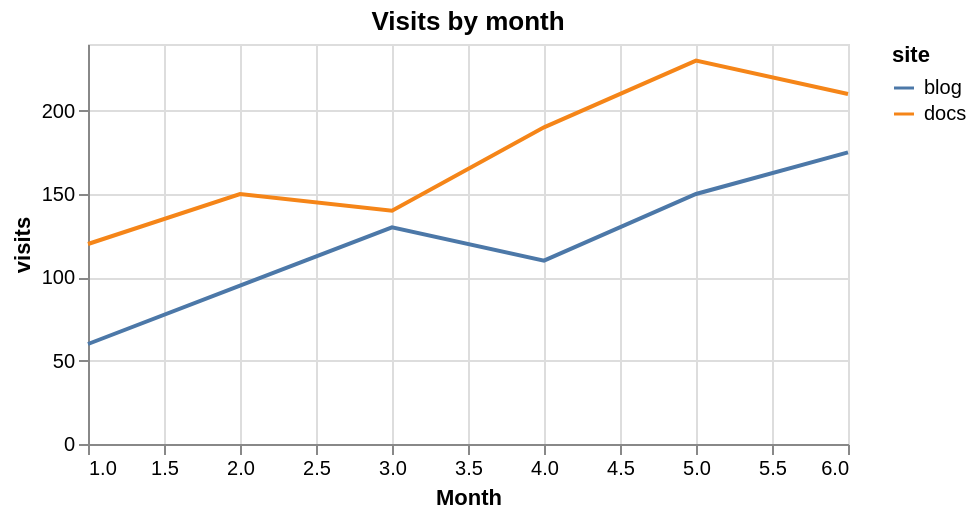

The specification (Vega-Lite) saved for this image:
### Vega-Lite specification from a JSON file in a GitHub repository (floating-point values rounded to 4 significant figures)
{"$schema": "https://vega.github.io/schema/vega-lite/v5.json", "title": "Visits by month", "width": 380, "height": 200, "data": {"values": [{"month": 1, "site": "docs", "visits": 120}, {"month": 2, "site": "docs", "visits": 150}, {"month": 3, "site": "docs", "visits": 140}, {"month": 4, "site": "docs", "visits": 190}, {"month": 5, "site": "docs", "visits": 230}, {"month": 6, "site": "docs", "visits": 210}, {"month": 1, "site": "blog", "visits": 60}, {"month": 2, "site": "blog", "visits": 95}, {"month": 3, "site": "blog", "visits": 130}, {"month": 4, "site": "blog", "visits": 110}, {"month": 5, "site": "blog", "visits": 150}, {"month": 6, "site": "blog", "visits": 175}]}, "mark": "line", "encoding": {"x": {"field": "month", "type": "quantitative", "title": "Month"}, "y": {"field": "visits", "type": "quantitative"}, "color": {"field": "site", "type": "nominal"}}}
